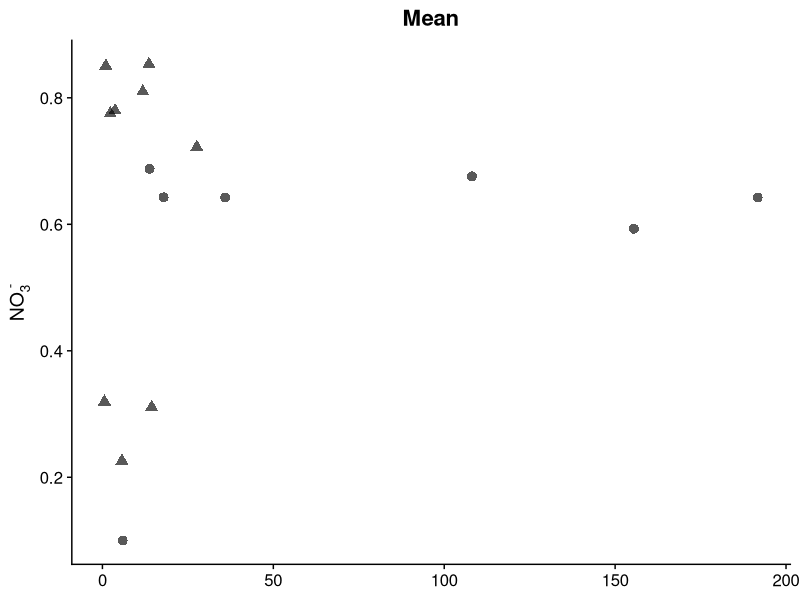
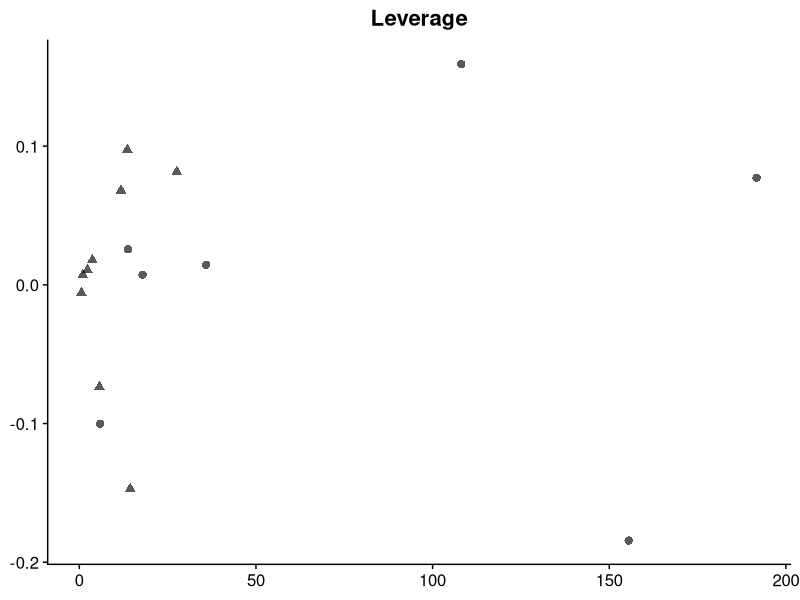
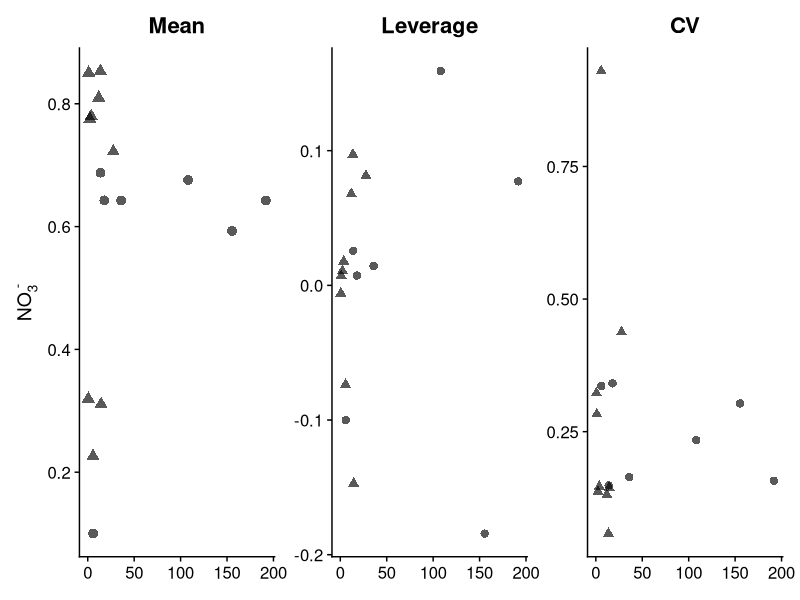
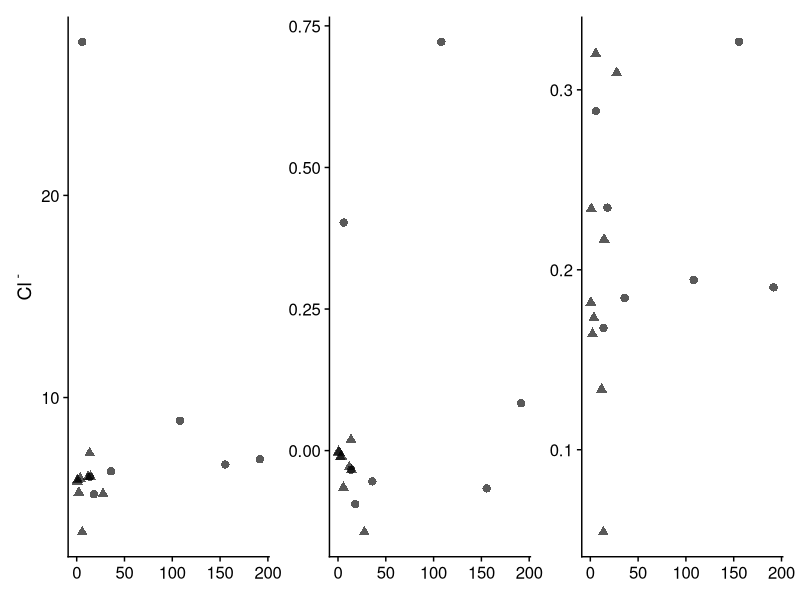
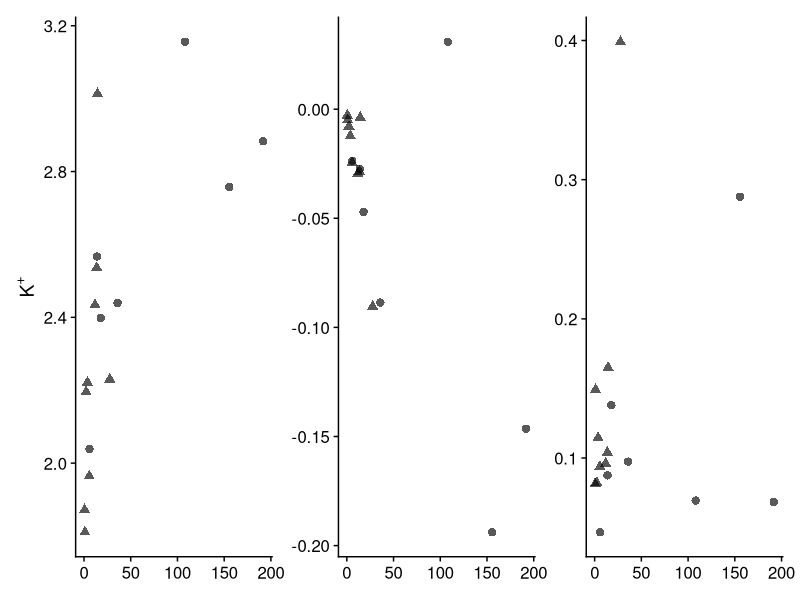
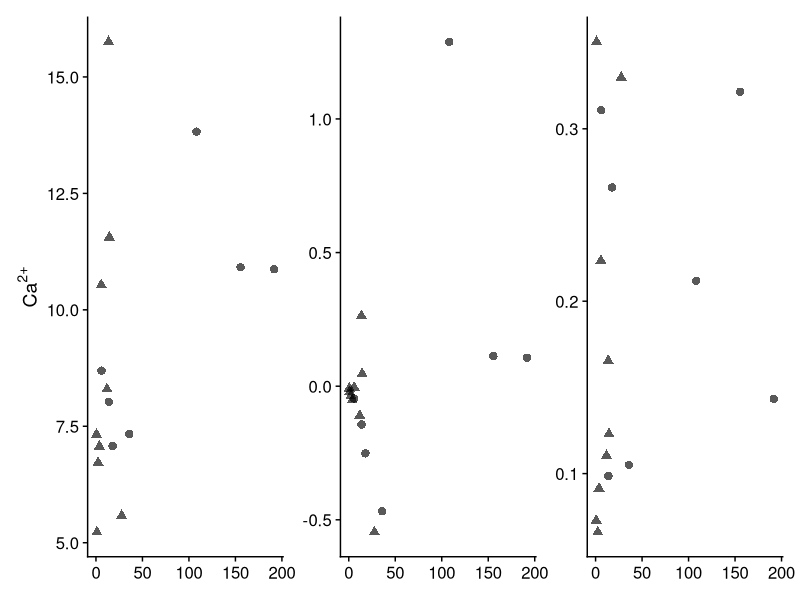
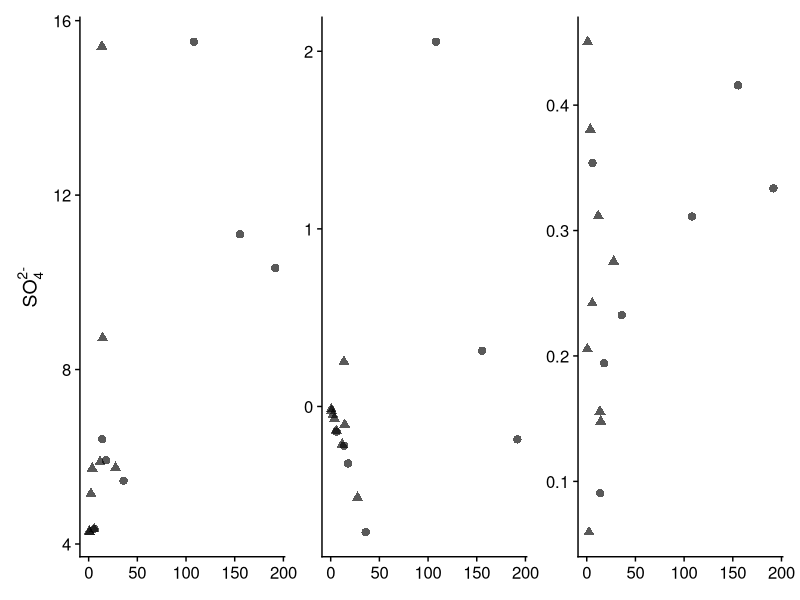
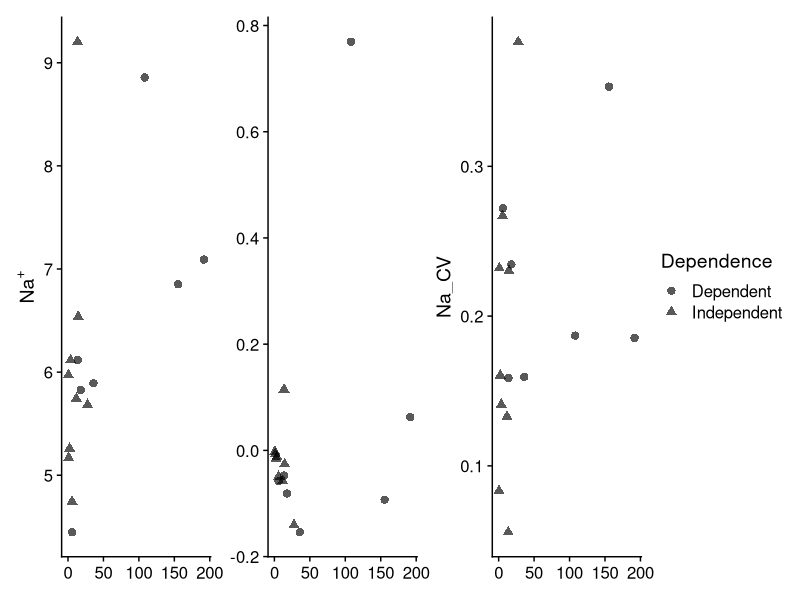

Write the R code that produced these figures, in order.
### Multi-panel color and shape


#### SRW spatial stability figure - Shapes version

rm(list=ls())

#### Figure  - Mean, leverage, and scaled CV for all solutes

library(tidyverse)
library(cowplot)
library(patchwork)

leveragem <- read_csv("data/leveragem.csv")

#### Nitrate

a <- ggplot(leveragem, aes(x = Watershed_Area, y = Mean_NO3, shape = Dependence)) + 
  geom_point(size = 3, alpha = 0.65) + 
  theme_cowplot() + 
  theme(legend.position="none") +
  theme(axis.title.x=element_blank()) + 
  ylab(bquote(NO[3]^" -")) + 
  ggtitle("Mean") +
  theme(plot.title = element_text(hjust = 0.5))



a



b <- ggplot(leveragem, aes(x = Watershed_Area, y = NO3_leverage, shape = Dependence)) + 
  geom_point(size = 2.5, alpha = 0.65) + 
  theme_cowplot()+ 
  theme(legend.position="none") +
  theme(axis.title.x=element_blank(),axis.title.y=element_blank()) + 
  ggtitle("Leverage") +
  theme(plot.title = element_text(hjust = 0.5))



b

c <- ggplot(leveragem, aes(x = Watershed_Area, y = NO3_CV, shape = Dependence)) + 
  geom_point(size = 2.5, alpha = 0.65) + 
  theme_cowplot()+ 
  theme(legend.position="none") +
  theme(axis.title.x=element_blank(),axis.title.y=element_blank()) + 
  ggtitle("CV") +
  theme(plot.title = element_text(hjust = 0.5))

aa <- a + b + c

aa

### Chloride


d <- ggplot(leveragem, aes(x = Watershed_Area, y = Mean_Cl, shape = Dependence)) + 
  geom_point(size = 2.5, alpha = 0.65) + 
  theme_cowplot()+ 
  theme(legend.position="none") +
  theme(axis.title.x=element_blank()) + 
  ylab(bquote(Cl^" -"))



e <- ggplot(leveragem, aes(x = Watershed_Area, y = Cl_leverage, shape = Dependence)) + 
  geom_point(size = 2.5, alpha = 0.65) + 
  theme_cowplot()+ 
  theme(legend.position="none") +
  theme(axis.title.x=element_blank(),axis.title.y=element_blank())

f <- ggplot(leveragem, aes(x = Watershed_Area, y = Cl_CV, shape = Dependence)) + 
  geom_point(size = 2.5, alpha = 0.65) + 
  theme_cowplot()+ 
  theme(legend.position="none") +
  theme(axis.title.x=element_blank(),axis.title.y=element_blank())

bb <- d + e + f

bb

### Potassium


g <- ggplot(leveragem, aes(x = Watershed_Area, y = Mean_K, shape = Dependence)) + 
  geom_point(size = 2.5, alpha = 0.65) + 
  theme_cowplot()+ 
  theme(legend.position="none") +
  theme(axis.title.x=element_blank())+ 
  ylab(bquote(K^"+"))

h <- ggplot(leveragem, aes(x = Watershed_Area, y = K_leverage, shape = Dependence)) + 
  geom_point(size = 2.5, alpha = 0.65) + 
  theme_cowplot()+ 
  theme(legend.position="none") +
  theme(axis.title.x=element_blank(),axis.title.y=element_blank())

i <- ggplot(leveragem, aes(x = Watershed_Area, y = K_CV, shape = Dependence)) + 
  geom_point(size = 2.5, alpha = 0.65) + 
  theme_cowplot()+ 
  theme(legend.position="none") +
  theme(axis.title.x=element_blank(),axis.title.y=element_blank())

cc <- g + h + i

cc

### Calcium


j <- ggplot(leveragem, aes(x = Watershed_Area, y = Mean_Ca, shape = Dependence)) + 
  geom_point(size = 2.5, alpha = 0.65) + 
  theme_cowplot()+ 
  theme(legend.position="none") +
  theme(axis.title.x=element_blank())+ 
  ylab(bquote(Ca^"2+"))



k <- ggplot(leveragem, aes(x = Watershed_Area, y = Ca_leverage, shape = Dependence)) + 
  geom_point(size = 2.5, alpha = 0.65) + 
  theme_cowplot()+ 
  theme(legend.position="none") +
  theme(axis.title.x=element_blank(),axis.title.y=element_blank())

l <- ggplot(leveragem, aes(x = Watershed_Area, y = Ca_CV, shape = Dependence)) + 
  geom_point(size = 2.5, alpha = 0.65) + 
  theme_cowplot()+ 
  theme(legend.position="none") +
  theme(axis.title.x=element_blank(),axis.title.y=element_blank())

dd <- j + k + l

dd


### Sulfate


m <- ggplot(leveragem, aes(x = Watershed_Area, y = Mean_SO4, shape = Dependence)) + 
  geom_point(size = 2.5, alpha = 0.65) + 
  theme_cowplot()+ 
  theme(legend.position="none") +
  theme(axis.title.x=element_blank())+ 
  ylab(bquote(SO[4]^"2-"))

n <- ggplot(leveragem, aes(x = Watershed_Area, y = SO4_leverage, shape = Dependence)) + 
  geom_point(size = 2.5, alpha = 0.65) + 
  theme_cowplot()+ 
  theme(legend.position="none") +
  theme(axis.title.x=element_blank(),axis.title.y=element_blank())


o <- ggplot(leveragem, aes(x = Watershed_Area, y = S04_CV, shape = Dependence)) + 
  geom_point(size = 2.5, alpha = 0.65) + 
  theme_cowplot()+ 
  theme(legend.position="none") +
  theme(axis.title.x=element_blank(),axis.title.y=element_blank())


ee <- m + n + o

ee


### Sodium


p <- ggplot(leveragem, aes(x = Watershed_Area, y = Mean_Na, shape = Dependence)) + 
  geom_point(size = 2.5, alpha = 0.65) + 
  theme_cowplot()+ 
  theme(legend.position="none")+ 
  ylab(bquote(Na^"+")) + 
  theme(axis.title.x=element_blank())

q <- ggplot(leveragem, aes(x = Watershed_Area, y = Na_leverage, shape = Dependence)) + 
  geom_point(size = 2.5, alpha = 0.65) + 
  theme_cowplot()+ 
  theme(axis.title.y=element_blank())+ 
  theme(legend.position="none") +
  theme(axis.title.x=element_blank())

r <- ggplot(leveragem, aes(x = Watershed_Area, y = Na_CV, shape = Dependence)) + 
  geom_point(size = 2.5, alpha = 0.65) + 
  theme_cowplot() +
  theme(axis.title.x=element_blank())

ff <- p + q + r

ff

### Now combining all together


aa/bb/cc/dd/ee/ff


aa/bb/cc/dd/ee/ff +
  plot_annotation(
    caption = 'Subcatchment Area',
    theme = theme(plot.caption = element_text(size = 18, hjust = 0.5), plot.caption.position = "plot")
  )






